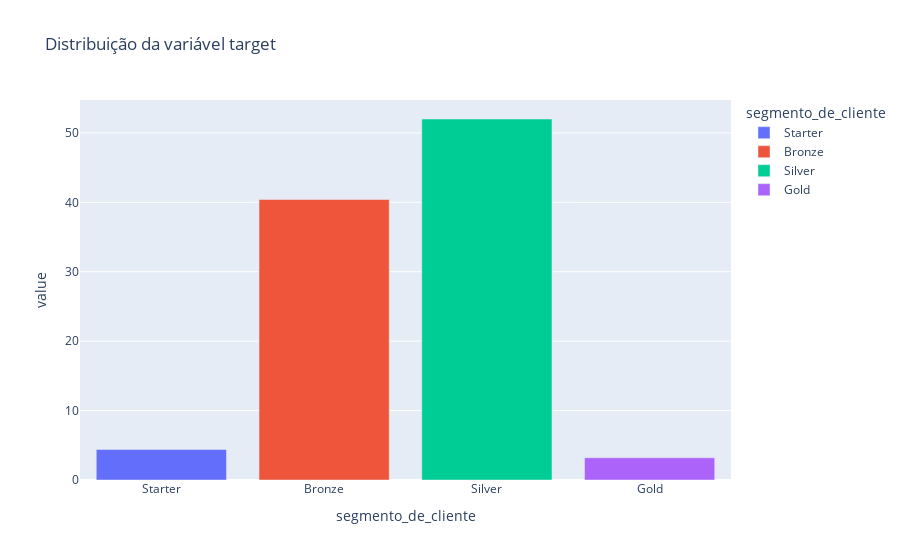

The notebook cell this image was saved under:
### Code cell
# Distribuição da variavel Target - Percentual
percentual_target = contagem_target / len(df_segmento) * 100
px.bar(percentual_target,color=percentual_target.index ,
       category_orders={'segmento_de_cliente': lista_segmentos}, 
       title='Distribuição da variável target')

### Figure 1 — Plotly figure (JSON) as saved in the notebook; plotly's stock layout.template omitted (floating-point values rounded to 4 significant figures)
{"data": [{"hovertemplate": "segmento_de_cliente=%{x}<br>value=%{y}<extra></extra>", "legendgroup": "Starter", "marker": {"color": "#636efa", "pattern": {"shape": ""}}, "name": "Starter", "orientation": "v", "showlegend": true, "textposition": "auto", "type": "bar", "x": ["Starter"], "xaxis": "x", "y": [4.4], "yaxis": "y"}, {"hovertemplate": "segmento_de_cliente=%{x}<br>value=%{y}<extra></extra>", "legendgroup": "Bronze", "marker": {"color": "#EF553B", "pattern": {"shape": ""}}, "name": "Bronze", "orientation": "v", "showlegend": true, "textposition": "auto", "type": "bar", "x": ["Bronze"], "xaxis": "x", "y": [40.4], "yaxis": "y"}, {"hovertemplate": "segmento_de_cliente=%{x}<br>value=%{y}<extra></extra>", "legendgroup": "Silver", "marker": {"color": "#00cc96", "pattern": {"shape": ""}}, "name": "Silver", "orientation": "v", "showlegend": true, "textposition": "auto", "type": "bar", "x": ["Silver"], "xaxis": "x", "y": [52.0], "yaxis": "y"}, {"hovertemplate": "segmento_de_cliente=%{x}<br>value=%{y}<extra></extra>", "legendgroup": "Gold", "marker": {"color": "#ab63fa", "pattern": {"shape": ""}}, "name": "Gold", "orientation": "v", "showlegend": true, "textposition": "auto", "type": "bar", "x": ["Gold"], "xaxis": "x", "y": [3.2], "yaxis": "y"}], "layout": {"barmode": "relative", "legend": {"title": {"text": "segmento_de_cliente"}, "tracegroupgap": 0}, "title": {"text": "Distribuição da variável target"}, "xaxis": {"anchor": "y", "categoryarray": ["Starter", "Bronze", "Silver", "Gold"], "categoryorder": "array", "domain": [0, 1], "title": {"text": "segmento_de_cliente"}}, "yaxis": {"anchor": "x", "domain": [0, 1], "title": {"text": "value"}}}}
